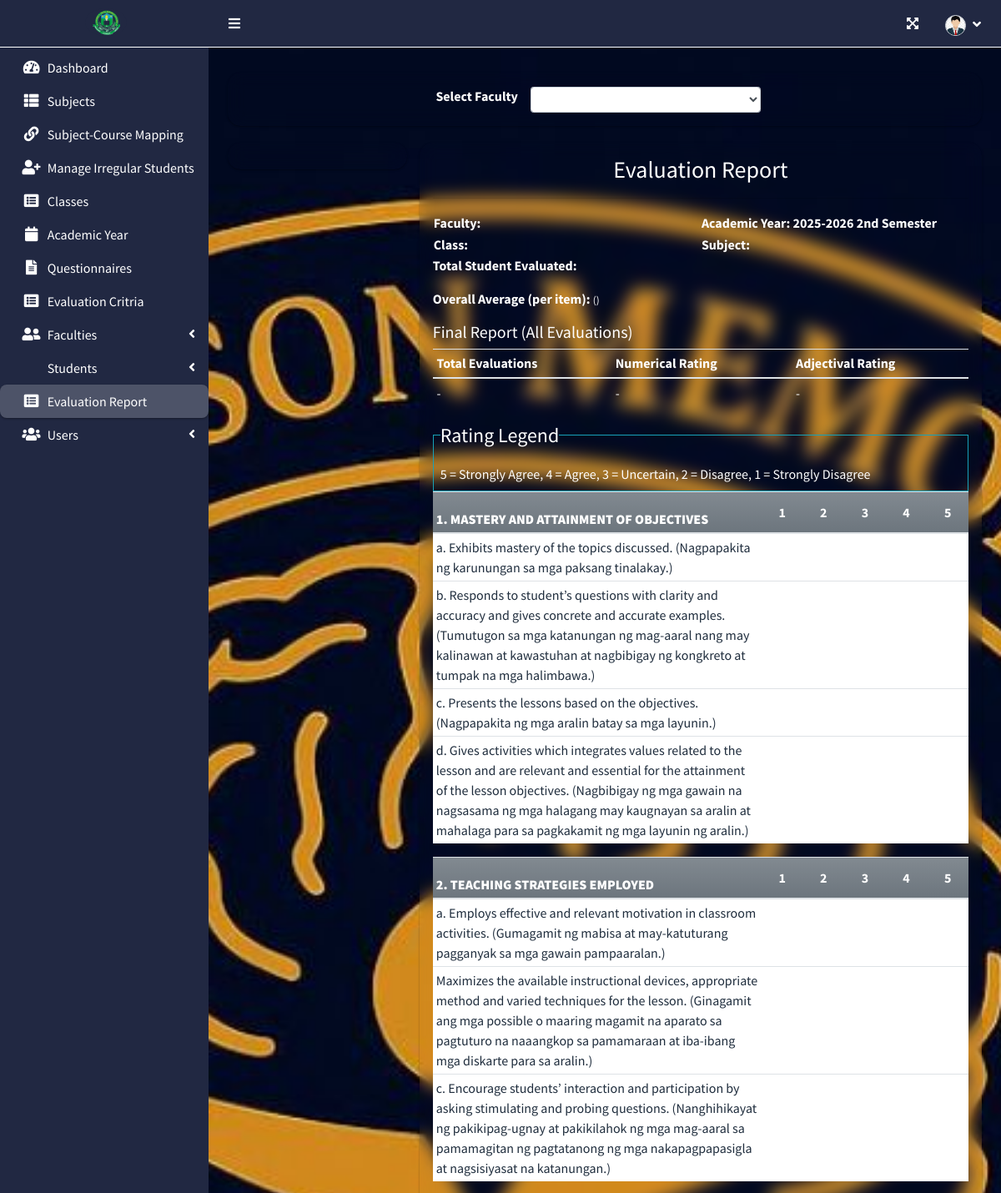
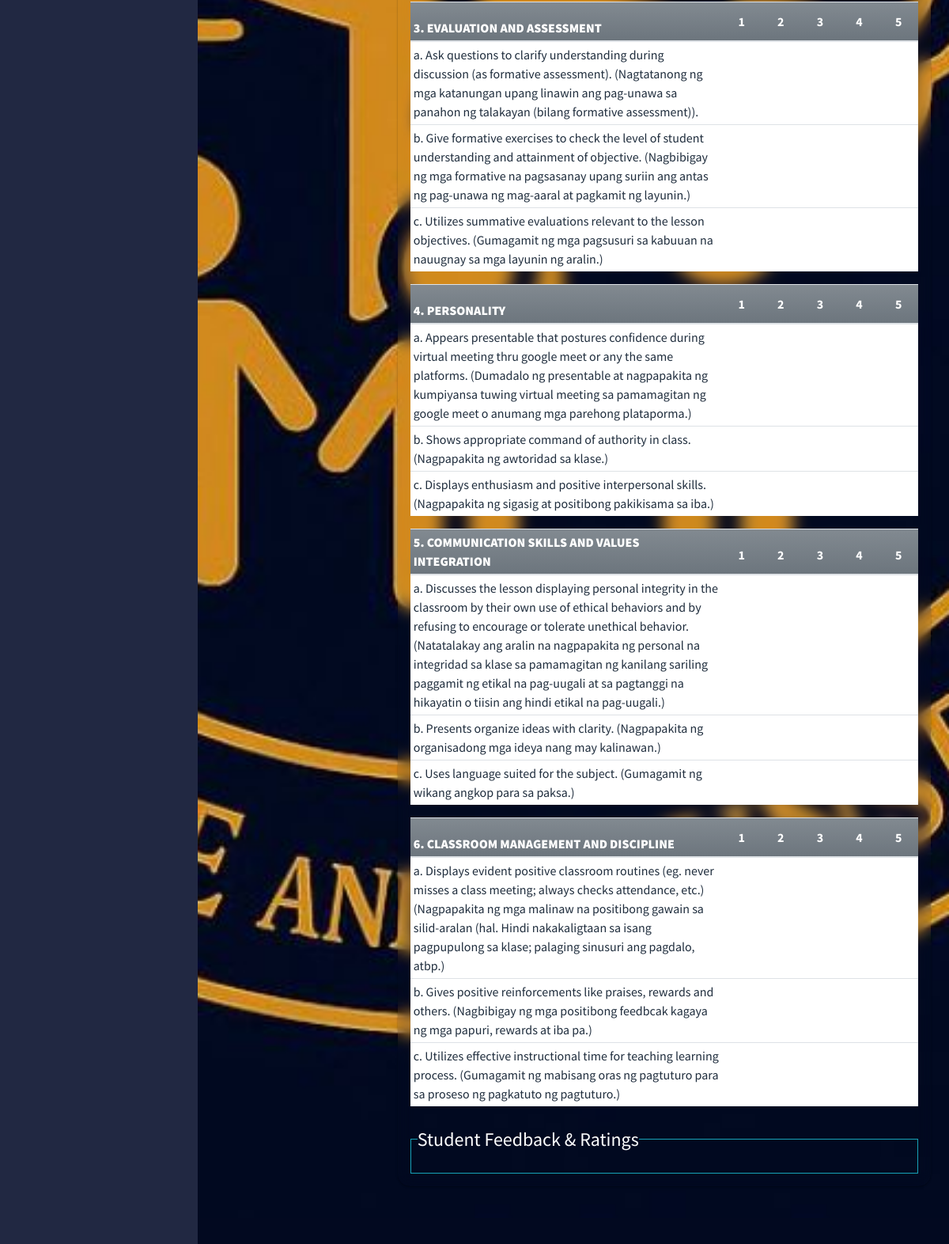
The page /index.php?page=report (signed in) on the database its author committed (2 pictures, top to bottom).
### tables this page shows
CREATE TABLE `criteria_list` (
  `id` int(30) NOT NULL,
  `criteria` text NOT NULL,
  `order_by` int(30) NOT NULL
);

CREATE TABLE `question_list` (
  `id` int(30) NOT NULL,
  `academic_id` int(30) NOT NULL,
  `question` text NOT NULL,
  `order_by` int(30) NOT NULL,
  `criteria_id` int(30) NOT NULL
);

### admin/report.php (the view, shortened to what this page needs)
<?php $faculty_id = isset($_GET['fid']) ? $_GET['fid'] : ''; ?>
<?php
function ordinal_suffix($num)
{
    $num = $num % 100;
    if ($num < 11 || $num > 13) {
        switch ($num % 10) {
            case 2:
                return $num . 'nd';
        }
    }
    return $num . 'th';
}
?>
<div class="col-lg-12">
    <div class="callout "
        style="background:transparent !important; backdrop-filter: blur(10px); -webkit-backdrop-filter: blur(10px); border-radius: 15px; border:none;color:white">
        <div class="d-flex w-100 justify-content-center align-items-center">
            <label for="faculty">Select Faculty</label>
            <div class=" mx-2 col-md-4">
                <select name="" id="faculty_id" class="form-control form-control-sm select2">
                    <option value=""></option>
                    <?php
                    $faculty = $conn->query("SELECT *,concat(firstname,' ',COALESCE(NULLIF(middlename,''),''),' ',lastname) as name FROM faculty_list order by concat(firstname,' ',lastname) asc");
                    while ($row = $faculty->fetch_assoc()):
                        ?>
                        <option value="<?php echo $row['id'] ?>" <?php echo isset($faculty_id) && $faculty_id == $row['id'] ? "selected" : "" ?>><?php echo ucwords($row['name']) ?></option>
                    <?php endwhile; ?>
                </select>
            </div>
        </div>
    </div>
    <div class="row">
    </div>
    <div class="row">
        <div class="col-md-3">
            <div class="callout "
                style="background:transparent !important; backdrop-filter: blur(10px); -webkit-backdrop-filter: blur(10px); border-radius: 15px; border:none;color:white">
            </div>
        </div>
        <div class="col-md-9">
            <div class="callout "
                style="background:transparent !important; backdrop-filter: blur(10px); -webkit-backdrop-filter: blur(10px); border-radius: 15px; border:none;color:white"
                id="printable">
                <div>
                    <h3 class="text-center">Evaluation Report</h3>
                    <hr>
                    <table width="100%">
                        <tr>
                            <td width="50%">
                                <p><b>Faculty: <span id="fname"></span></b></p>
                            </td>
                            <td width="50%">
                                <p><b>Academic Year: <span
                                            id="ay"><?php echo $_SESSION['academic']['year'] . ' ' . (ordinal_suffix($_SESSION['academic']['semester'])) ?>
                                            Semester</span></b></p>
                            </td>
                        </tr>
                        <tr>
                            <td width="50%">
                                <p><b>Class: <span id="classField"></span></b></p>
                            </td>
                            <td width="50%">
                                <p><b>Subject: <span id="subjectField"></span></b></p>
                            </td>
                        </tr>
                    </table>
                    <p class=""><b>Total Student Evaluated: <span id="tse"></span></b></p>
                    <p class=""><b>Overall Average (per item): <span id="avg_per_item"></span></b> <small>()</small></p>
                    <div id="final-report-wrapper" class="mt-2">
                        <h5>Final Report (All Evaluations)</h5>
                        <table class="table table-sm wborder">
                            <thead>
                                <tr>
                                    <th>Total Evaluations</th>
                                    <th>Numerical Rating</th>
                                    <th>Adjectival Rating</th>
                                </tr>
                            </thead>
                            <tbody>
                                <tr>
                                    <td id="final_total">-</td>
                                    <td id="final_num">-</td>
                                    <td id="final_adj">-</td>
                                </tr>
                            </tbody>
                        </table>
                    </div>
                </div>
                <fieldset class="border border-info p-2 w-100">
                    <legend class="w-auto">Rating Legend</legend>
                    <p>5 = Strongly Agree, 4 = Agree, 3 = Uncertain, 2 = Disagree, 1 = Strongly Disagree</p>
                </fieldset>
                <?php
                $criteria = $conn->query("SELECT * FROM criteria_list where id in (SELECT criteria_id FROM question_list where academic_id = {$_SESSION['academic']['id']} ) order by abs(order_by) asc ");
                while ($crow = $criteria->fetch_assoc()):
                    ?>
                    <table class="table table-condensed wborder">
                        <thead>
                            <tr class="bg-gradient-secondary">
                                <th class=" p-1"><b><?php echo $crow['criteria'] ?></b></th>
                                <th width="5%" class="text-center">1</th>
                                <th width="5%" class="text-center">2</th>
                                <th width="5%" class="text-center">3</th>
                                <th width="5%" class="text-center">4</th>
                                <th width="5%" class="text-center">5</th>
                            </tr>
                        </thead>
                        <tbody class="tr-sortable">
                            <?php
                            $questions = $conn->query("SELECT * FROM question_list where criteria_id = {$crow['id']} and academic_id = {$_SESSION['academic']['id']} order by abs(order_by) asc ");
                            while ($row = $questions->fetch_assoc()):
                                ?>
                                <tr class="bg-white">
                                    <td class="p-1" width="40%">
                                        <?php echo $row['question'] ?>
                                    </td>
                                    <?php for ($c = 1; $c <= 5; $c++): ?>
                                        <td class="text-center">
                        </div>
                        </td>
                    <?php endfor; ?>
                    </tr>
                <?php endwhile; ?>
                </tbody>
                </table>
            <?php endwhile; ?>
            <div class="mt-4">
                <fieldset class="border border-info p-2 w-100">
                    <legend class="w-auto">Student Feedback & Ratings</legend>
                </fieldset>
            </div>

### rows shown on the page
criteria_list: criteria "1. MASTERY AND ATTAINMENT OF OBJECTIVES"
question_list: question "a. Exhibits mastery of the topics discussed. (Nagpapakita ng karunungan sa mga paksang tinalakay.)"
question_list: question "b. Responds to student’s questions with clarity and accuracy and gives concrete and accurate examples. (Tumutugon sa mga katanungan ng mag-aaral nang may kalinawan at kawastuhan at nagbibigay ng kongkreto at tumpak na mga halimbawa.)"
question_list: question "c. Presents the lessons based on the objectives. (Nagpapakita ng mga aralin batay sa mga layunin.)"
question_list: question "d. Gives activities which integrates values related to the lesson and are relevant and essential for the attainment of the lesson objectives. (Nagbibigay ng mga gawain na nagsasama ng mga halagang may kaugnayan sa aralin at mahalaga para sa pagkakamit ng mga layunin ng aralin.)"
criteria_list: criteria "2. TEACHING STRATEGIES EMPLOYED"
question_list: question "a. Employs effective and relevant motivation in classroom activities. (Gumagamit ng mabisa at may-katuturang pagganyak sa mga gawain pampaaralan.)"
question_list: question "Maximizes the available instructional devices, appropriate method and varied techniques for the lesson. (Ginagamit ang mga possible o maaring magamit na aparato sa pagtuturo na naaangkop sa pamamaraan at iba-ibang mga diskarte para sa aralin.)"
question_list: question "c. Encourage students’ interaction and participation by asking stimulating and probing questions. (Nanghihikayat ng pakikipag-ugnay at pakikilahok ng mga mag-aaral sa pamamagitan ng pagtatanong ng mga nakapagpapasigla at nagsisiyasat na katanungan.)"
criteria_list: criteria "3. EVALUATION AND ASSESSMENT"
question_list: question "a. Ask questions to clarify understanding during discussion (as formative assessment). (Nagtatanong ng mga katanungan upang linawin ang pag-unawa sa panahon ng talakayan (bilang formative assessment))."
question_list: question "b. Give formative exercises to check the level of student understanding and attainment of objective. (Nagbibigay ng mga formative na pagsasanay upang suriin ang antas ng pag-unawa ng mag-aaral at pagkamit ng layunin.)"
question_list: question "c. Utilizes summative evaluations relevant to the lesson objectives. (Gumagamit ng mga pagsusuri sa kabuuan na nauugnay sa mga layunin ng aralin.)"
criteria_list: criteria "4. PERSONALITY"
question_list: question "a. Appears presentable that postures confidence during virtual meeting thru google meet or any the same platforms. (Dumadalo ng presentable at nagpapakita ng kumpiyansa tuwing virtual meeting sa pamamagitan ng google meet o anumang mga parehong plataporma.)"
question_list: question "b. Shows appropriate command of authority in class. (Nagpapakita ng awtoridad sa klase.)"
question_list: question "c. Displays enthusiasm and positive interpersonal skills. (Nagpapakita ng sigasig at positibong pakikisama sa iba.)"
criteria_list: criteria "5. COMMUNICATION SKILLS AND VALUES INTEGRATION"
question_list: question "a. Discusses the lesson displaying personal integrity in the classroom by their own use of ethical behaviors and by refusing to encourage or tolerate unethical behavior. (Natatalakay ang aralin na nagpapakita ng personal na integridad sa klase sa pamamagitan ng kanilang sariling paggamit ng etikal na pag-uugali at sa pagtanggi na hikayatin o tiisin ang hindi etikal na pag-uugali.)"
question_list: question "b. Presents organize ideas with clarity. (Nagpapakita ng organisadong mga ideya nang may kalinawan.)"
question_list: question "c. Uses language suited for the subject. (Gumagamit ng wikang angkop para sa paksa.)"
criteria_list: criteria "6. CLASSROOM MANAGEMENT AND DISCIPLINE"
question_list: question "a. Displays evident positive classroom routines (eg. never misses a class meeting; always checks attendance, etc.) (Nagpapakita ng mga malinaw na positibong gawain sa silid-aralan (hal. Hindi nakakaligtaan sa isang pagpupulong sa klase; palaging sinusuri ang pagdalo, atbp.)"
question_list: question "b. Gives positive reinforcements like praises, rewards and others. (Nagbibigay ng mga positibong feedbcak kagaya ng mga papuri, rewards at iba pa.)"
question_list: question "c. Utilizes effective instructional time for teaching learning process. (Gumagamit ng mabisang oras ng pagtuturo para sa proseso ng pagkatuto ng pagtuturo.)"

### other values the page prints
$_SESSION['academic']['year'] "2025-2026"
ordinal_suffix($_SESSION['academic']['semester']) "2nd"
